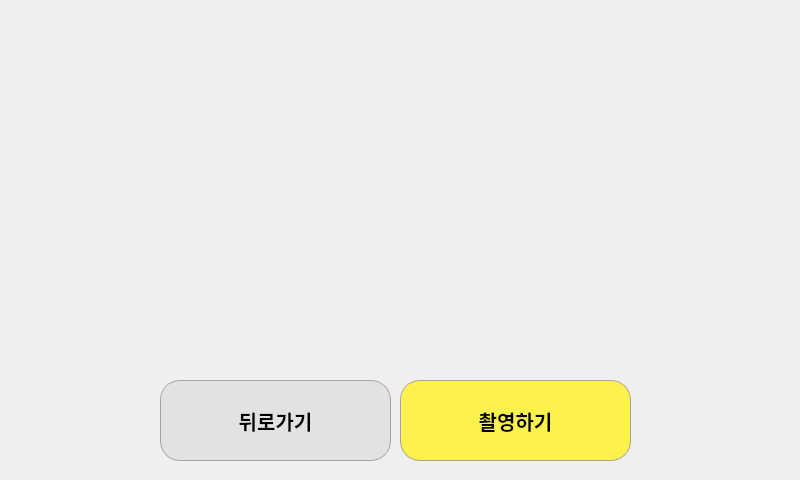
<?xml version="1.0" encoding="UTF-8"?>
<ui version="4.0">
 <class>Form</class>
 <widget class="QWidget" name="Form">
  <property name="geometry">
   <rect>
    <x>0</x>
    <y>0</y>
    <width>800</width>
    <height>480</height>
   </rect>
  </property>
  <property name="windowTitle">
   <string>Form</string>
  </property>
  <widget class="QLabel" name="camera">
   <property name="geometry">
    <rect>
     <x>60</x>
     <y>50</y>
     <width>671</width>
     <height>301</height>
    </rect>
   </property>
   <property name="text">
    <string/>
   </property>
  </widget>
  <widget class="QPushButton" name="picbtn">
   <property name="geometry">
    <rect>
     <x>400</x>
     <y>380</y>
     <width>231</width>
     <height>81</height>
    </rect>
   </property>
   <property name="font">
    <font>
     <family>맑은 고딕</family>
     <pointsize>15</pointsize>
     <weight>75</weight>
     <bold>true</bold>
    </font>
   </property>
   <property name="styleSheet">
    <string notr="true">QPushButton{
	background-color: rgba(255, 241, 36, 0.8);
	border-radius: 20px;
	border-color: rgb(155, 142, 149, 0.8);	
	border-style : solid;
	border-width : 0.5px;
}</string>
   </property>
   <property name="text">
    <string>촬영하기</string>
   </property>
  </widget>
  <widget class="QPushButton" name="picbtn_2">
   <property name="geometry">
    <rect>
     <x>160</x>
     <y>380</y>
     <width>231</width>
     <height>81</height>
    </rect>
   </property>
   <property name="font">
    <font>
     <family>맑은 고딕</family>
     <pointsize>15</pointsize>
     <weight>75</weight>
     <bold>true</bold>
    </font>
   </property>
   <property name="styleSheet">
    <string notr="true">QPushButton{
	background-color: rgba(222,222, 222, 0.8);
	border-radius: 20px;
	border-color: rgb(155, 142, 149, 0.8);	
	border-style : solid;
	border-width : 0.5px;
}</string>
   </property>
   <property name="text">
    <string>뒤로가기</string>
   </property>
  </widget>
 </widget>
 <resources/>
 <connections/>
</ui>
